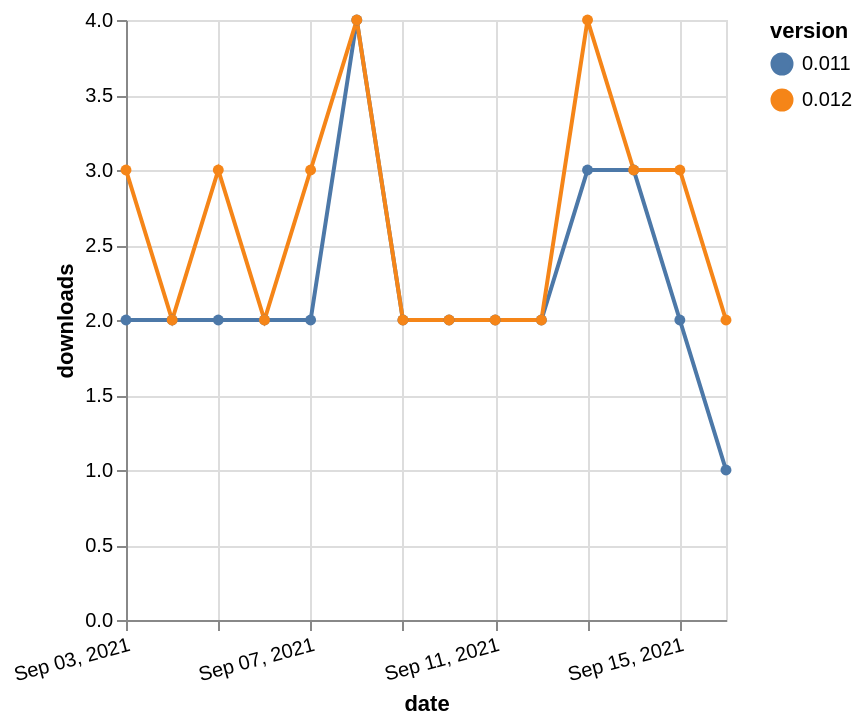

Here is the Vega-Lite specification saved for this chart:
### Vega-Lite specification from a JSON file in a GitHub repository (floating-point values rounded to 4 significant figures)
{"$schema": "https://vega.github.io/schema/vega-lite/v5.json", "description": "A simple bar chart with embedded data.", "data": {"values": [{"date": "2021-09-03", "total": 2838, "delta": 2, "version": "0.011"}, {"date": "2021-09-04", "total": 2840, "delta": 2, "version": "0.011"}, {"date": "2021-09-05", "total": 2842, "delta": 2, "version": "0.011"}, {"date": "2021-09-06", "total": 2844, "delta": 2, "version": "0.011"}, {"date": "2021-09-07", "total": 2846, "delta": 2, "version": "0.011"}, {"date": "2021-09-08", "total": 2850, "delta": 4, "version": "0.011"}, {"date": "2021-09-09", "total": 2852, "delta": 2, "version": "0.011"}, {"date": "2021-09-10", "total": 2854, "delta": 2, "version": "0.011"}, {"date": "2021-09-11", "total": 2856, "delta": 2, "version": "0.011"}, {"date": "2021-09-12", "total": 2858, "delta": 2, "version": "0.011"}, {"date": "2021-09-13", "total": 2861, "delta": 3, "version": "0.011"}, {"date": "2021-09-14", "total": 2864, "delta": 3, "version": "0.011"}, {"date": "2021-09-15", "total": 2866, "delta": 2, "version": "0.011"}, {"date": "2021-09-16", "total": 2867, "delta": 1, "version": "0.011"}, {"date": "2021-09-03", "total": 2533, "delta": 3, "version": "0.012"}, {"date": "2021-09-04", "total": 2535, "delta": 2, "version": "0.012"}, {"date": "2021-09-05", "total": 2538, "delta": 3, "version": "0.012"}, {"date": "2021-09-06", "total": 2540, "delta": 2, "version": "0.012"}, {"date": "2021-09-07", "total": 2543, "delta": 3, "version": "0.012"}, {"date": "2021-09-08", "total": 2547, "delta": 4, "version": "0.012"}, {"date": "2021-09-09", "total": 2549, "delta": 2, "version": "0.012"}, {"date": "2021-09-10", "total": 2551, "delta": 2, "version": "0.012"}, {"date": "2021-09-11", "total": 2553, "delta": 2, "version": "0.012"}, {"date": "2021-09-12", "total": 2555, "delta": 2, "version": "0.012"}, {"date": "2021-09-13", "total": 2559, "delta": 4, "version": "0.012"}, {"date": "2021-09-14", "total": 2562, "delta": 3, "version": "0.012"}, {"date": "2021-09-15", "total": 2565, "delta": 3, "version": "0.012"}, {"date": "2021-09-16", "total": 2567, "delta": 2, "version": "0.012"}]}, "width": "container", "mark": {"type": "line", "point": {"filled": true}}, "encoding": {"x": {"field": "date", "type": "temporal", "timeUnit": "yearmonthdate", "title": "date", "axis": {"labelAngle": -15}}, "y": {"field": "delta", "type": "quantitative", "title": "downloads"}, "color": {"field": "version", "type": "nominal"}, "tooltip": {"field": "delta"}}}
